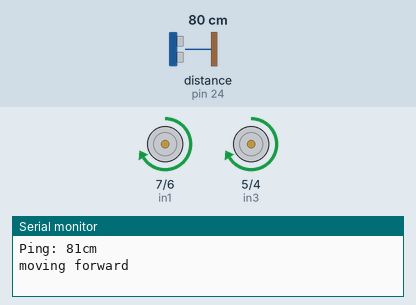
This sketch was run on a simulated Arduino Mega 2560, built with avr-gcc and run on an emulated ATmega2560. Shown: motor-driver pin pairs drawn as motors (green arrow = first pin HIGH = forward, orange = second pin HIGH = backward, longer = more drive, scaled by the enable pin), the last lines printed to the serial monitor. The inputs (shaded band) are chosen by the test bench; at power-on: distance to the obstacle (sensor on pin 24) 80 cm. The echo pulse lasts 58.3 µs per cm.

Above: at 1.2 s.
1.3 s: distance to the obstacle (sensor on pin 24) set to 22 cm
4.8 s: distance to the obstacle (sensor on pin 24) set to 18 cm
At 7.5 s:
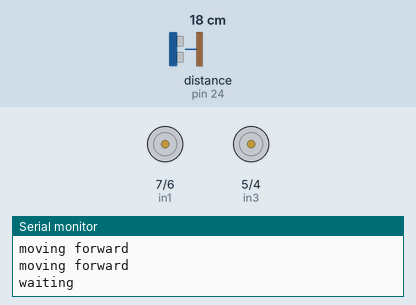
8.3 s: distance to the obstacle (sensor on pin 24) set to 35 cm
At 12.1 s:
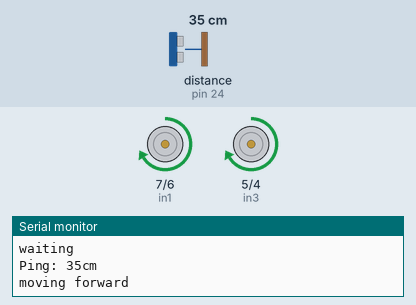
12.6 s: distance to the obstacle (sensor on pin 24) set to 2 cm
At 14.4 s:
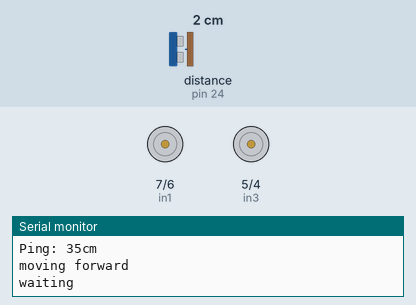
Timing chart, 0 to 15.9 s (numbered marks = the images above; inputs shaded):
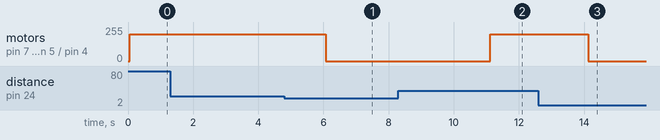

The sketch:

sketch_apr28a.ino
```cpp
#include <NewPing.h>

//ULTRASONIC SENSOR

#define TRIGGER_PIN  26  // Arduino pin : trigger pin on the ultrasonic sensor.
#define ECHO_PIN     24  // Arduino pin : echo pin on the ultrasonic sensor.
#define MAX_DISTANCE 500 // Maximum distance we want to ping for (in cm).
                         //Maximum sensor distance is rated at (400-500)cm.
NewPing sonar(TRIGGER_PIN, ECHO_PIN, MAX_DISTANCE); // NewPing setup of pins and maximum distance.

// connect motor controller pins to Arduino digital pins
// motor one
int enA = 8;
int in1 = 7;
int in2 = 6;
// motor two
int enB = 3;
int in3 = 5;
int in4 = 4;


int distance;


void setup()
{
  Serial.begin(9600);

  // set all the motor control pins to outputs
  pinMode(enA, OUTPUT);
  pinMode(enB, OUTPUT);
  pinMode(in1, OUTPUT);
  pinMode(in2, OUTPUT);
  pinMode(in3, OUTPUT);
  pinMode(in4, OUTPUT);
}


void forward()
{
  digitalWrite(in1, HIGH);
  digitalWrite(in2, LOW);
  digitalWrite(in3, HIGH);
  digitalWrite(in4, LOW);
  analogWrite(enB, 200);
  analogWrite(enA, 200);
  }
void right()
{
  digitalWrite(in1, LOW);
  digitalWrite(in2, LOW);
  analogWrite(enA, 200);
  digitalWrite(in3, HIGH);
  digitalWrite(in4, LOW);
  analogWrite(enB, 200);
  }
void left()
{
  digitalWrite(in1, HIGH);
  digitalWrite(in2, LOW);
  analogWrite(enA, 200);
  digitalWrite(in3, LOW);
  digitalWrite(in4, LOW);
  analogWrite(enB, 200);
  }
void wait()
{
   digitalWrite(in1, LOW);
  digitalWrite(in2, LOW);
  digitalWrite(in3, LOW);
  digitalWrite(in4, LOW);
  }

 void loop()
{

      delay(50);                     // Wait 50ms between pings (about 20 pings/sec). 29ms should be the shortest delay between pings.
      Serial.print("Ping: ");
      Serial.print(sonar.ping_cm()); // Send ping, get distance in cm and print result (0 = outside set distance range)
      Serial.println("cm");
      distance = sonar.ping_cm();
      while (distance >= 20)
      {
        forward();
        Serial.println("moving forward");
        delay(3000);
        distance = sonar.ping_cm();
        }
          wait();
          Serial.println("waiting");
          delay (5000);

}
```

Measured:
- the behaviour switches between 20 and 19 cm on distance to the obstacle (sensor on pin 24) (found by bisection; images 0 and 1)
- after the input at 4.8 s, motor on pin 7 (in1) / pin 6 (in2), motor on pin 5 (in3) / pin 4 (in4): forward 200/255 → stopped after 1.3 s
- after the input at 8.3 s, motor on pin 7 (in1) / pin 6 (in2), motor on pin 5 (in3) / pin 4 (in4): stopped → forward 200/255 after 2.8 s
- after the input at 12.6 s, motor on pin 7 (in1) / pin 6 (in2), motor on pin 5 (in3) / pin 4 (in4): forward 200/255 → stopped after 1.5 s
